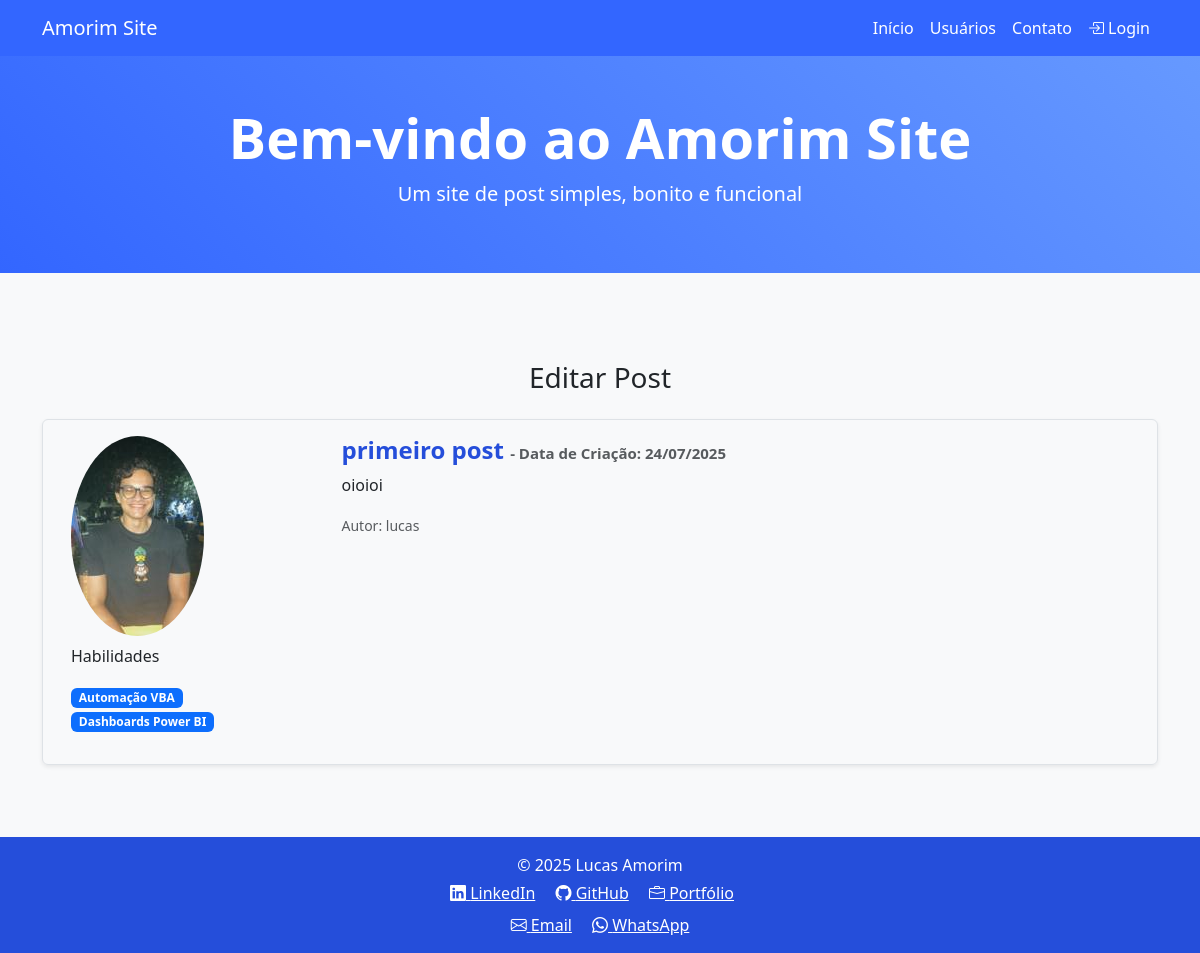
/post/1, run on the app's committed database.
### comunidadeImpressionadora/models.py (models this page shows, shortened)
class Usuario(database.Model, UserMixin):
    id = database.Column(database.Integer, primary_key=True)
    username = database.Column(database.String, nullable=False)
    senha = database.Column(database.String, nullable=False)
    email = database.Column(database.String, nullable=False, unique=True)
    foto_perfil = database.Column(database.String, default='default.jpg', nullable=False)
    post = database.relationship('Post', backref='autor', lazy=True)
    cursos = database.Column(database.String, nullable=False, default='Não Informado')

class Post(database.Model):
    id = database.Column(database.Integer, primary_key=True)
    titulo = database.Column(database.String, nullable=False)
    corpo = database.Column(database.Text, nullable=False)
    data_criacao = database.Column(database.DateTime, nullable=False, default=datetime.utcnow)
    id_usuario = database.Column(database.Integer, database.ForeignKey('usuario.id'), nullable=False)

### comunidadeImpressionadora/routes.py (the view)
@app.route('/post/<post_id>')
def exibir_post(post_id):
    post = Post.query.get(post_id)
    return render_template('post.html', post=post)

### comunidadeImpressionadora/templates/post.html (shortened to what this page needs)
{% extends 'base.html' %}
{% block body %}
<div class="container my-5">
  <h3 class="mb-4 text-center" data-aos="fade-right" data-aos-duration="800">Editar Post</h3>
  <div class="row border rounded p-3 mb-4 shadow-sm meupost" data-aos="fade-up" data-aos-duration="800" data-aos-once="true">
    <div class="col-md-3 d-flex justify-content-center align-items-center">
      <div class="image mb-3">
        <img src="{{ url_for('static', filename='fotos_perfil/' ~ post.autor.foto_perfil) }}" class="rounded-circle img-fluid" style="max-width: 140px;">
        <p class="mt-2">Habilidades</p>
        {% if post.autor.cursos %}
          {% for habilidade in post.autor.cursos.split(';') %}
            <span class="badge bg-primary me-1">{{ habilidade }}</span>
          {% endfor %}
        {% else %}
          <span class="text-muted">Nenhuma habilidade informada</span>
        {% endif %}
      </div>
    </div>
    <div class="col-md-9">
      <h4 class="fw-semibold" style="color: #254eda;">{{ post.titulo }} <small class="text-muted" style="font-size: 15px;"> - Data de Criação: {{post.data_criacao.strftime('%d/%m/%Y')}}
      </small>
      </h4>
      <p>{{ post.corpo }}</p>
      <small class="text-muted">Autor: {{ post.autor.username }}</small>
    </div>
  </div>
</div>
{% endblock %}

### comunidadeImpressionadora/static/base.css (style rules this page uses)
:root { --primary-color: #3366ff; --primary-color-light: #6699ff; --primary-color-dark: #254eda; }
body { background-color: #f8f9fa; }

### data on the page
Usuario: foto_perfil (picture), autor.username "lucas"
Post: titulo "primeiro post", data_criacao "24/07/2025", corpo "oioioi"

### other printed values
{{ habilidade }} "Automação VBA" "Dashboards Power BI"
